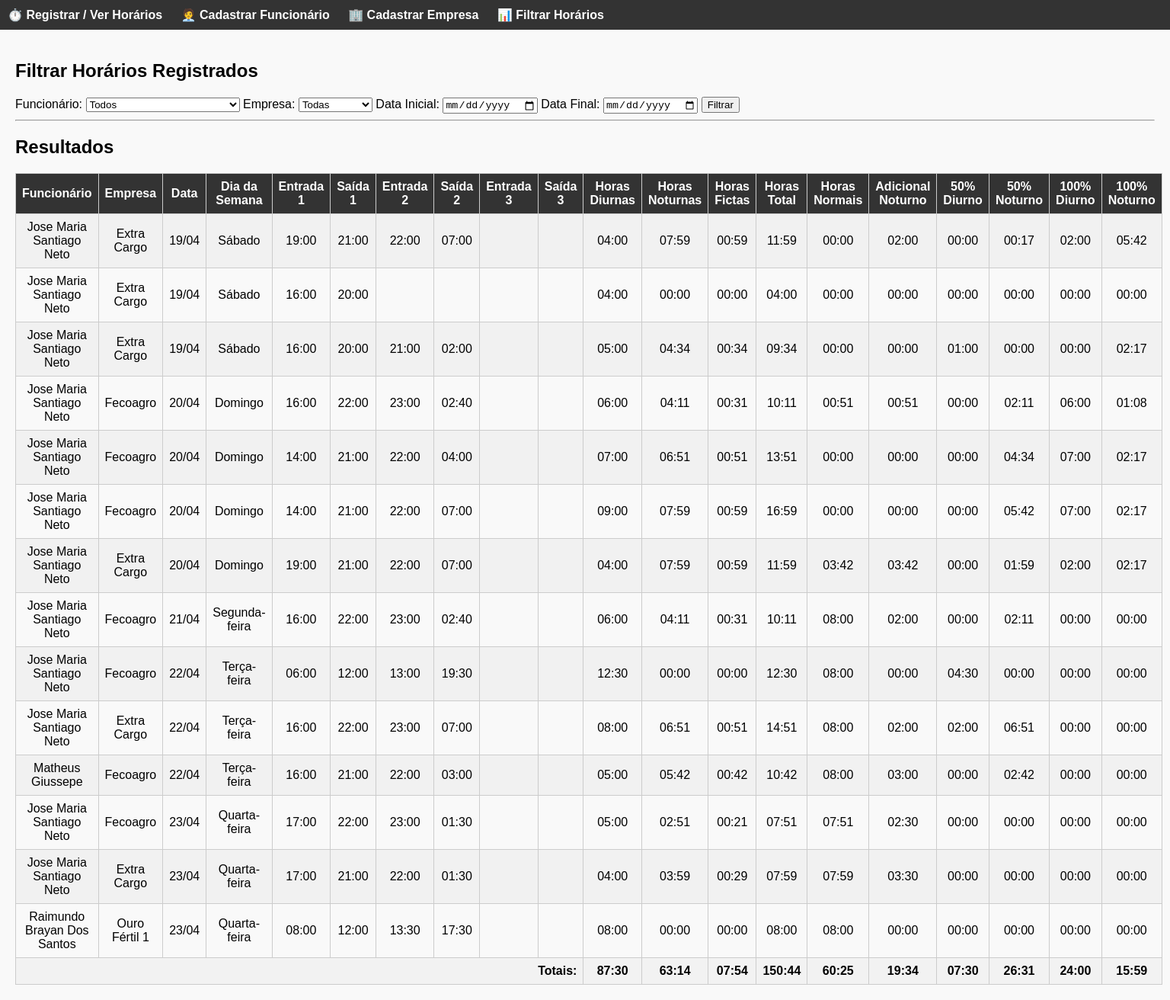
/lista-registros, run on an earlier commit of the app's database.
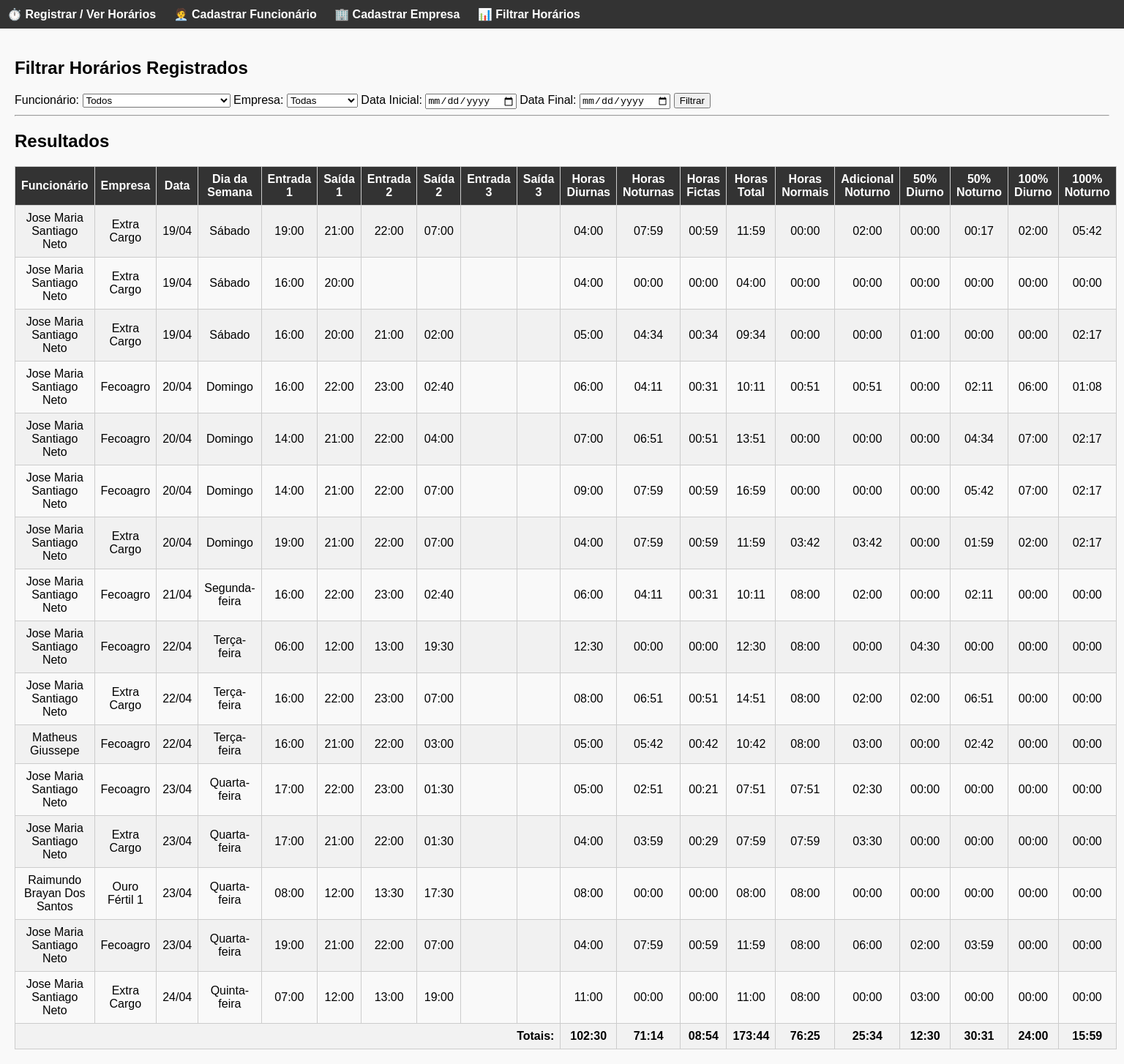
And on a later commit of the database.
### models.py (models this page shows)
class Ponto(db.Model):
    id = db.Column(db.Integer, primary_key=True)
    funcionario_id = db.Column(db.Integer, db.ForeignKey('funcionario.id'), nullable=False)
    empresa_id = db.Column(db.Integer, db.ForeignKey('empresa.id'), nullable=False)
    data = db.Column(db.String(10), nullable=False)
    entrada1 = db.Column(db.String(5))
    saida1 = db.Column(db.String(5))
    entrada2 = db.Column(db.String(5))
    saida2 = db.Column(db.String(5))
    entrada3 = db.Column(db.String(5))
    saida3 = db.Column(db.String(5))
    funcionario = db.relationship('Funcionario', backref=db.backref('pontos', lazy=True))
    empresa = db.relationship('Empresa', backref=db.backref('pontos', lazy=True))

class Funcionario(db.Model):
    id = db.Column(db.Integer, primary_key=True)
    nome = db.Column(db.String(100), nullable=False)

class Empresa(db.Model):
    id = db.Column(db.Integer, primary_key=True)
    nome = db.Column(db.String(100), nullable=False)
    vale_alimentacao = db.Column(db.Float, nullable=False)

### app.py (the view, shortened to what this page needs)
@app.route("/lista-registros", methods=["GET"])
def lista_registros():
    funcionarios = Funcionario.query.order_by(Funcionario.nome.asc()).all()
    empresas = Empresa.query.order_by(Empresa.nome.asc()).all()
    query = Ponto.query
    funcionario_id = request.args.get("funcionario_id")
    empresa_id = request.args.get("empresa_id")
    data_ini = request.args.get("data_ini")
    data_fim = request.args.get("data_fim")
    if funcionario_id:
        query = query.filter_by(funcionario_id=funcionario_id)
    if empresa_id:
        query = query.filter_by(empresa_id=empresa_id)
    if data_ini:
        query = query.filter(Ponto.data >= data_ini)
    if data_fim:
        query = query.filter(Ponto.data <= data_fim)
    pontos = query.order_by(Ponto.data.asc()).all()
    INIDIA = time(5, 0)
    FIMDIA = time(22, 0)
    ININOT = time(22, 0)
    FIMNOT = time(5, 0)
    def to_time(valor):
        if isinstance(valor, str):
            return datetime.strptime(valor, "%H:%M").time()
        return valor
    for ponto in pontos:
        if isinstance(ponto.data, str):
            ponto.data_obj = datetime.strptime(ponto.data, "%Y-%m-%d")
        else:
            ponto.data_obj = ponto.data
        ponto.horas_diurnas = timedelta()
        ponto.horas_diurnas_reais = timedelta()
        ponto.horas_noturnas_reais = timedelta()
        ponto.horas_noturnas = timedelta()
        ponto.horas_adicional = timedelta()
        ponto.horas_adicional_ficta = timedelta()
        ponto.horas_fictas = timedelta()
        ponto.horas_total = timedelta()
        ponto.extra_50_diurno = timedelta()
        ponto.extra_50_noturno_reais = timedelta()
        ponto.extra_100_diurno = timedelta()
        ponto.extra_100_noturno = timedelta()
        ponto.horas_normais = timedelta(hours=8)
        if ponto.data_obj.weekday() == 5:
           ponto.horas_normais = timedelta(hours=4)
        turnos = [(ponto.entrada1, ponto.saida1), (ponto.entrada2, ponto.saida2), (ponto.entrada3, ponto.saida3)]
        minutos_marcados = []
        for entrada, saida in turnos:
            if entrada and saida:
                entrada = to_time(entrada)
                saida = to_time(saida)
                entrada_dt = datetime.combine(ponto.data_obj, entrada)
                saida_dt = datetime.combine(ponto.data_obj, saida)
                if saida < entrada:
                    saida_dt += timedelta(days=1)
                atual = entrada_dt
                while atual < saida_dt:
                    minutos_marcados.append(atual)
                    atual += timedelta(minutes=1)
        for minuto in minutos_marcados:
            hora = minuto.time()
            tipo = "diurna"
            if hora >= ININOT or hora < FIMNOT:
                tipo = "noturna"
            if minuto.weekday() == 6:
                if tipo == "diurna":
                    ponto.extra_100_diurno += timedelta(minutes=1)
                    ponto.horas_diurnas_reais += timedelta(minutes=1)
                else:
                    ponto.extra_100_noturno += timedelta(minutes=1)
                    ponto.horas_noturnas_reais += timedelta(minutes=1)
                continue
            if ponto.horas_normais > timedelta():
                ponto.horas_normais -= timedelta(minutes=1)
                if tipo == "diurna":
                    ponto.horas_diurnas += timedelta(minutes=1)
                    ponto.horas_diurnas_reais += timedelta(minutes=1)
                else:
                    ponto.horas_noturnas_reais += timedelta(minutes=1)
                    ponto.horas_adicional += timedelta(minutes=1)
            else:
                if tipo == "diurna":
                    ponto.extra_50_diurno += timedelta(minutes=1)
                    ponto.horas_diurnas_reais += timedelta(minutes=1)
                else:
                    ponto.extra_50_noturno_reais += timedelta(minutes=1)
                    ponto.horas_noturnas_reais += timedelta(minutes=1)
        ponto.horas_fictas = ponto.horas_noturnas_reais * 0.142857 # 03:40 * 0.14 = 00:31
        ponto.horas_adicional_ficta = ponto.horas_adicional * 0.142857 # 02:00 * 0.14 = 00:17
        ponto.horas_noturnas = ponto.horas_noturnas_reais + ponto.horas_fictas
        ponto.extra_100_noturno = ponto.extra_100_noturno * 1.142857
        ponto.horas_total = ponto.horas_diurnas_reais + ponto.horas_noturnas
        carga_horaria_diaria = timedelta()
        if ponto.data_obj.weekday() < 5 or ponto.data_obj.weekday() > 5:
            carga_horaria_diaria = timedelta(hours=8)
        else:
            timedelta(hours=4)
        jornada_total = ponto.horas_diurnas_reais + ponto.horas_noturnas_reais + ponto.horas_fictas
        extra_total = max(timedelta(), jornada_total - carga_horaria_diaria)
        horas_normais_noturnas_total = max(timedelta(), ponto.horas_noturnas - extra_total)
        ponto.adicional_noturno = horas_normais_noturnas_total
        ponto.extra_50_noturno = ponto.horas_noturnas - ponto.adicional_noturno
        if ponto.data_obj.weekday() > 5:
            ponto.extra_50_diurno = ponto.extra_50_diurno
        if jornada_total < carga_horaria_diaria:
            ponto.horas_normais = jornada_total
        else:
            ponto.horas_normais = carga_horaria_diaria
        if ponto.data_obj.weekday() == 6 and minuto.date() > ponto.data_obj.date():
            jornada_total = ponto.extra_100_diurno + ponto.extra_100_noturno
            if jornada_total > timedelta(hours=8):
                ponto.extra_50_noturno = (ponto.horas_adicional + ponto.extra_50_noturno_reais ) * 1.142857
                ponto.horas_adicional = timedelta()
                ponto.horas_normais = timedelta()
            else:
                ponto.horas_normais = timedelta(hours=8) - jornada_total
                if ponto.horas_adicional > ponto.horas_normais:
                    hora_adicional = ponto.horas_adicional
                    ponto.horas_adicional = ponto.horas_normais
                    ponto.extra_50_noturno = (hora_adicional - ponto.horas_adicional) * 1.142857 + (ponto.horas_adicional * 0.142857)
                    if ponto.extra_50_noturno_reais > timedelta(minutes=0):
                        ponto.extra_50_noturno = ponto.extra_50_noturno + (ponto.extra_50_noturno_reais * 1.142857)
        if ponto.data_obj.weekday() == 5 and minuto.date() > ponto.data_obj.date():
            ponto.extra_50_noturno = ponto.horas_adicional * 0.142857
    total = {
            "horas_diurnas": timedelta(),
            "horas_noturnas": timedelta(),
            "horas_fictas": timedelta(),
            "horas_total": timedelta(),
            "horas_normais": timedelta(),
            "horas_adicional": timedelta(),
            "extra_50_diurno": timedelta(),
            "extra_50_noturno": timedelta(),
            "extra_100_diurno": timedelta(),
            "extra_100_noturno": timedelta(),
        }
    for ponto in pontos:
            total["horas_diurnas"] += ponto.horas_diurnas_reais
            total["horas_noturnas"] += ponto.horas_noturnas
            total["horas_fictas"] += ponto.horas_fictas
            total["horas_total"] += ponto.horas_total
            total["horas_normais"] += ponto.horas_normais
            total["horas_adicional"] += ponto.horas_adicional
            total["extra_50_diurno"] += ponto.extra_50_diurno
            total["extra_50_noturno"] += ponto.extra_50_noturno
            total["extra_100_diurno"] += ponto.extra_100_diurno
            total["extra_100_noturno"] += ponto.extra_100_noturno
    return render_template("lista_registros.html", pontos=pontos, funcionarios=funcionarios, empresas=empresas, total=total)

### app.py (called while the page is built)
@app.template_filter('horario_formatado')
def horario_formatado(value):
    if not value:
        return "00:00"
    total_minutes = int(value.total_seconds() // 60)
    horas = total_minutes // 60
    minutos = total_minutes % 60
    return f"{horas:02d}:{minutos:02d}"

@app.template_filter('formatar_dia_semana')
def formatar_dia_semana(data):
    return format_datetime(data, "EEEE", locale='pt_BR').capitalize()

### templates/lista_registros.html (shortened to what this page needs)
{% extends "base.html" %}
{% block content %}
<h2>Filtrar Horários Registrados</h2>
<form method="GET">
    <label>Funcionário:</label>
    <select name="funcionario_id">
        <option value="">Todos</option>
    </select>
    <label>Empresa:</label>
    <select name="empresa_id">
        <option value="">Todas</option>
    </select>
    <label>Data Inicial:</label>
    <input type="date" name="data_ini">
    <label>Data Final:</label>
    <input type="date" name="data_fim">
    <button type="submit">Filtrar</button>
</form>
<hr>
<h2>Resultados</h2>
<table>
    <tr>
        <th>Funcionário</th>
        <th>Empresa</th>
        <th>Data</th>
        <th>Dia da Semana</th>
        <th>Entrada 1</th><th>Saída 1</th>
        <th>Entrada 2</th><th>Saída 2</th>
        <th>Entrada 3</th><th>Saída 3</th>
        <th>Horas Diurnas</th>
        <th>Horas Noturnas</th>
        <th>Horas Fictas</th>
        <th>Horas Total</th>
        <th>Horas Normais</th>
        <th>Adicional Noturno</th>
        <th>50% Diurno</th>
        <th>50% Noturno</th>
        <th>100% Diurno</th>
        <th>100% Noturno</th>
    </tr>
    {% for p in pontos %}
    <tr>
        <td>{{ p.funcionario.nome }}</td>
        <td>{{ p.empresa.nome }}</td>
        <td>{{ p.data_obj.strftime('%d/%m') }}</td>
        <td>{{ p.data_obj | formatar_dia_semana }}</td>
        <td>{{ p.entrada1 or '' }}</td><td>{{ p.saida1 or '' }}</td>
        <td>{{ p.entrada2 or '' }}</td><td>{{ p.saida2 or '' }}</td>
        <td>{{ p.entrada3 or '' }}</td><td>{{ p.saida3 or '' }}</td>
        <td>{{ p.horas_diurnas_reais|horario_formatado }}</td>
        <td>{{ p.horas_noturnas|horario_formatado }}</td>
        <td>{{ p.horas_fictas|horario_formatado }}</td>
        <td>{{ p.horas_total|horario_formatado }}</td>
        <td>{{ p.horas_normais|horario_formatado }}</td>
        <td>{{ p.horas_adicional|horario_formatado }}</td>
        <td>{{ p.extra_50_diurno|horario_formatado }}</td>
        <td>{{ p.extra_50_noturno|horario_formatado }}</td>
        <td>{{ p.extra_100_diurno|horario_formatado }}</td>
        <td>{{ p.extra_100_noturno|horario_formatado }}</td>
    </tr>
    {% endfor %}
    <tr style="font-weight: bold; background-color: #f2f2f2;">
        <td colspan="10" style="text-align: right;">Totais:</td>
        <td>{{ total.horas_diurnas|horario_formatado }}</td>
        <td>{{ total.horas_noturnas|horario_formatado }}</td>
        <td>{{ total.horas_fictas|horario_formatado }}</td>
        <td>{{ total.horas_total|horario_formatado }}</td>
        <td>{{ total.horas_normais|horario_formatado }}</td>
        <td>{{ total.horas_adicional|horario_formatado }}</td>
        <td>{{ total.extra_50_diurno|horario_formatado }}</td>
        <td>{{ total.extra_50_noturno|horario_formatado }}</td>
        <td>{{ total.extra_100_diurno|horario_formatado }}</td>
        <td>{{ total.extra_100_noturno|horario_formatado }}</td>
    </tr>
</table>
{% endblock %}

### templates/base.html (shortened to what this page needs)
<!DOCTYPE html>
<html lang="pt-BR">
<head>
</head>
<body>
    <nav>
        <a href="{{ url_for('registro') }}">⏱️ Registrar / Ver Horários</a>
        <a href="{{ url_for('cadastro_funcionario') }}">🧑‍💼 Cadastrar Funcionário</a>
        <a href="{{ url_for('cadastro_empresa') }}">🏢 Cadastrar Empresa</a>
        <a href="{{ url_for('lista_registros') }}">📊 Filtrar Horários</a>
    </nav>
    <div class="container">
        {% block content %}{% endblock %}
    </div>
</body>
</html>

### templates/base.html (style rules this page uses)
body { font-family: Arial, sans-serif; margin: 0; padding: 0; background: #f9f9f9; }
nav { background: #333; padding: 10px; }
nav a { color: white; text-decoration: none; margin-right: 20px; font-weight: bold; }
.container { padding: 20px; }
table { width: 100%; border-collapse: collapse; margin-top: 20px; }
th, td { border: 1px solid #ccc; padding: 8px; text-align: center; }
th { background: #333; color: #fff; }
tr:nth-child(even) { background: #f1f1f1; }

What changed in the data, as far as the page shows it:
added Ponto: funcionario.nome "Jose Maria Santiago Neto", empresa.nome "Fecoagro", data_obj "23/04", data_obj "Quarta-feira", entrada1 "19:00", saida1 "21:00", entrada2 "22:00", saida2 "07:00", horas_diurnas_reais|horario_formatado "04:00", horas_noturnas|horario_formatado "07:59", horas_fictas|horario_formatado "00:59", horas_total|horario_formatado "11:59", horas_normais|horario_formatado "08:00", horas_adicional|horario_formatado "06:00", extra_50_diurno|horario_formatado "02:00", extra_50_noturno|horario_formatado "03:59", extra_100_diurno|horario_formatado "00:00", extra_100_noturno|horario_formatado "00:00"
added Ponto: funcionario.nome "Jose Maria Santiago Neto", empresa.nome "Extra Cargo", data_obj "24/04", data_obj "Quinta-feira", entrada1 "07:00", saida1 "12:00", entrada2 "13:00", saida2 "19:00", horas_diurnas_reais|horario_formatado "11:00", horas_noturnas|horario_formatado "00:00", horas_fictas|horario_formatado "00:00", horas_total|horario_formatado "11:00", horas_normais|horario_formatado "08:00", horas_adicional|horario_formatado "00:00", extra_50_diurno|horario_formatado "03:00", extra_50_noturno|horario_formatado "00:00", extra_100_diurno|horario_formatado "00:00", extra_100_noturno|horario_formatado "00:00"
Also different on the page:
{{ total.horas_diurnas|horario_formatado }}: "87:30" → "102:30"
{{ total.horas_noturnas|horario_formatado }}: "63:14" → "71:14"
{{ total.horas_fictas|horario_formatado }}: "07:54" → "08:54"
{{ total.horas_total|horario_formatado }}: "150:44" → "173:44"
{{ total.horas_normais|horario_formatado }}: "60:25" → "76:25"
{{ total.horas_adicional|horario_formatado }}: "19:34" → "25:34"
{{ total.extra_50_diurno|horario_formatado }}: "07:30" → "12:30"
{{ total.extra_50_noturno|horario_formatado }}: "26:31" → "30:31"
